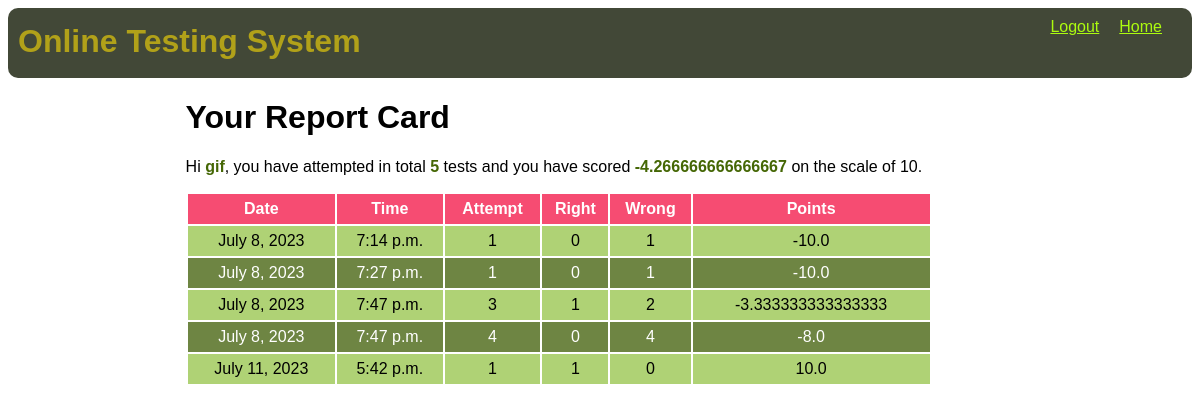
The app's page /test-history (signed in) with its own data.
### OTS/models.py (models this page shows)
class Candidate(models.Model):
    username = models.CharField(primary_key=True, max_length=20)
    password = models.CharField(null=False, max_length=20)
    name = models.CharField(null=False, max_length=30)
    test_attempted = models.IntegerField(default=0)
    points = models.FloatField(default=0.0)

class Result(models.Model):
    resultid = models.BigAutoField(primary_key=True, auto_created=True)
    username = models.ForeignKey(Candidate, on_delete=models.CASCADE)
    date = models.DateField(auto_now=True)
    time = models.TimeField(auto_now=True)
    attempt = models.IntegerField()
    right = models.IntegerField()
    wrong = models.IntegerField()
    points = models.FloatField()

### OTS/views.py (the view)
# urls.py: path('test-history', testResultHistory, name='testHistory'),
def testResultHistory(request):
    if 'name' not in request.session.keys():
        res = HttpResponseRedirect("login")
    candidate = Candidate.objects.filter(username=request.session['username'])
    results = Result.objects.filter(username_id=candidate[0].username)
    context = {'candidate': candidate[0], 'results': results}
    res = render(request, 'candidate_history.html', context)
    return res

### OTS/templates/candidate_history.html (shortened to what this page needs)
{% extends 'main.html' %}
{% block top%}
<a href="{% url 'OTS:home' %}">Home</a>
<a href="{% url 'OTS:logout' %}">Logout</a>
{%endblock %}
{% block content %}
<h1>Your Report Card</h1>
<p>Hi <span class="special">{{candidate.name}}</span>,
    you have attempted in total <span class="special">{{candidate.test_attempted}}</span> tests and you have scored <span class="special">{{candidate.points}}</span> on the scale of 10.</p>
<table>
    <tr>
        <th>Date</th>
        <th>Time</th>
        <th>Attempt</th>
        <th>Right</th>
        <th>Wrong</th>
        <th>Points</th>
    </tr>
    {% for r in results%}
    <tr>
        <td>{{r.date}}</td>
        <td>{{r.time}}</td>
        <td>{{r.attempt}}</td>
        <td>{{r.right}}</td>
        <td>{{r.wrong}}</td>
        <td>{{r.points}}</td>
    </tr>
    {% endfor %}
</table>
{% endblock %}

### OTS/templates/main.html (shortened to what this page needs)
<!DOCTYPE html>
{% load static %}
<html lang="en">
<head>
    <link rel="stylesheet" href="{% static 'theme.css' %}">
    <link rel="stylesheet" href="{% static 'formstyle.css' %}">
    <link rel="stylesheet" href="{% static 'buttonstyle.css' %}">
    <link rel="stylesheet" href="{% static 'mystyle.css' %}">
</head>
<body>
    <div class="top">
        <div class="sitename"><h1>Online Testing System</h1></div>
        <div class="menu">
            {% block top %} {% endblock %}
        </div>
    </div>
    <div class="content">
        {% block content %}{% endblock %}
    </div>
</body>
</html>

### OTS/static/theme.css (style rules this page uses)
* { font-family:'Gill Sans', 'Gill Sans MT', Calibri, 'Trebuchet MS', sans-serif; }
.top div.sitename { display:inline-block; color:#b1a119; position:relative; top:-16px; }
.top div.menu { float:right; }
.content { width:70%; margin-left:auto; margin-right:auto; }
table { width:90%; }
table tr:nth-child(odd) { background-color:#6e8543; color:white; height:30px; }
table tr:nth-child(even) { background-color:#AFD275; height:30px; }
table tr:first-child { background-color:#F64C72; }
table td { text-align:center; }
span.special { color:#456705; font-weight: bold; }

### OTS/static/mystyle.css (style rules this page uses)
body { align-items: center; min-height: 100vh; background: url("https://images.pexels.com/photos/1072179/pexels-photo-1072179.jpeg?auto=compress&cs=tinysrgb&w=1600") no-repeat; background-size: cover; }
.top { height:50px; background-color:#424837; margin-bottom:20px; padding:10px; border-radius: 10px; }
.top div.menu a { color:#acfb0f; float: right; margin-right: 20px; min-width:15px; }

### records on screen
Candidate: name "gif", test_attempted "5", points "-4.266666666666667"
Result: date "July 8, 2023", time "7:14 p.m.", attempt "1", right "0", wrong "1", points "-10.0"
Result: date "July 8, 2023", time "7:27 p.m.", attempt "1", right "0", wrong "1", points "-10.0"
Result: date "July 8, 2023", time "7:47 p.m.", attempt "3", right "1", wrong "2", points "-3.333333333333333"
Result: date "July 8, 2023", time "7:47 p.m.", attempt "4", right "0", wrong "4", points "-8.0"
Result: date "July 11, 2023", time "5:42 p.m.", attempt "1", right "1", wrong "0", points "10.0"
